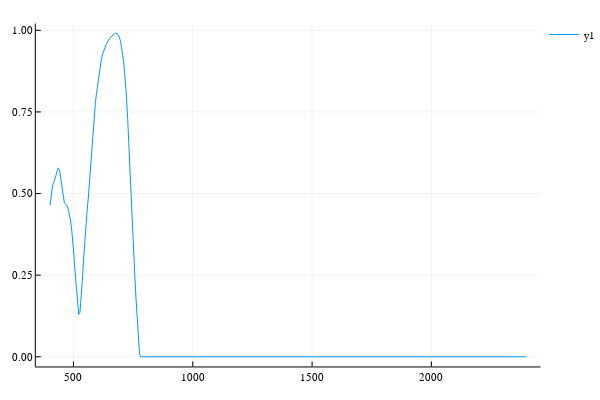

The cell this chart's notebook holds for it:
### Code cell
plot(FluspectMod.wl, FluspectMod.leaf.kChlrel)

### Figure 1 — Plotly figure (JSON) as saved in the notebook; plotly's stock layout.template omitted (floating-point values rounded to 4 significant figures; data arrays with more than 128 entries replaced by an {"elided": "..."} marker saying what was removed)
{"data": [{"colorbar": {"title": {"text": ""}}, "hoverinfo": "text", "legendgroup": "y1", "line": {"color": "rgba(0, 154, 250, 1.000)", "dash": "solid", "shape": "linear", "width": 1}, "mode": "lines", "name": "y1", "showlegend": true, "text": {"elided": "400 null values"}, "type": "scatter", "x": {"elided": "400 int values"}, "xaxis": "x", "y": {"elided": "400 float values"}, "yaxis": "y", "zmax": null, "zmin": null}], "layout": {"annotations": [], "height": 400, "legend": {"bgcolor": "rgba(255, 255, 255, 1.000)", "bordercolor": "rgba(0, 0, 0, 1)", "font": {"color": "rgba(0, 0, 0, 1)", "family": "sans-serif", "size": 11}, "tracegroupgap": 0, "x": 1, "y": 1}, "margin": {"b": 20, "l": 0, "r": 0, "t": 20}, "paper_bgcolor": "rgba(255, 255, 255, 1.000)", "plot_bgcolor": "rgba(255, 255, 255, 1.000)", "showlegend": true, "width": 600, "xaxis": {"anchor": "y", "domain": [0.06582, 0.9934], "gridcolor": "rgba(0, 0, 0, 0.1)", "gridwidth": 0.5, "linecolor": "rgba(0, 0, 0, 1)", "mirror": false, "range": [342.1, 2457.0], "showgrid": true, "showline": true, "showticklabels": true, "tickangle": 0, "tickcolor": "rgb(0, 0, 0)", "tickfont": {"color": "rgba(0, 0, 0, 1)", "family": "sans-serif", "size": 11}, "tickmode": "array", "ticks": "inside", "ticktext": ["500", "1000", "1500", "2000"], "tickvals": [500, 1000, 1500, 2000], "title": {"font": {"color": "rgba(0, 0, 0, 1)", "family": "sans-serif", "size": 15}, "text": ""}, "type": "linear", "visible": true, "zeroline": false, "zerolinecolor": "rgba(0, 0, 0, 1)"}, "yaxis": {"anchor": "x", "domain": [0.03762, 0.9902], "gridcolor": "rgba(0, 0, 0, 0.1)", "gridwidth": 0.5, "linecolor": "rgba(0, 0, 0, 1)", "mirror": false, "range": [-0.02973, 1.021], "showgrid": true, "showline": true, "showticklabels": true, "tickangle": 0, "tickcolor": "rgb(0, 0, 0)", "tickfont": {"color": "rgba(0, 0, 0, 1)", "family": "sans-serif", "size": 11}, "tickmode": "array", "ticks": "inside", "ticktext": ["0.00", "0.25", "0.50", "0.75", "1.00"], "tickvals": [0, 0.25, 0.5, 0.75, 1], "title": {"font": {"color": "rgba(0, 0, 0, 1)", "family": "sans-serif", "size": 15}, "text": ""}, "type": "linear", "visible": true, "zeroline": false, "zerolinecolor": "rgba(0, 0, 0, 1)"}}}
